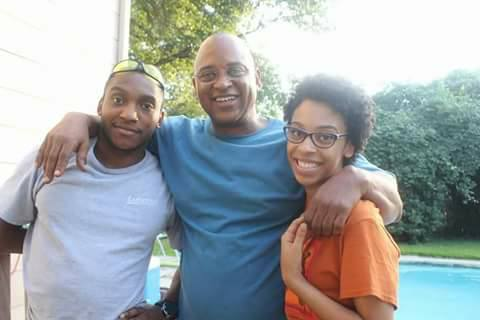
#> input picture me.jpg, 480 x 320 px
$ python pixelValues.py
#> lines starting #> are read from the running program, lines starting #| are printed output that depends on the picture; after the words box and inside, x2 and y2 are one past the last pixel; in counts of white or black regions, pixels touching at a corner belong together
import cv2
import numpy as np
img = cv2.imread('me.jpg')
#> img is the input picture: shape (320, 480, 3); mean B, G, R 166.3, 164.9, 159.1

img[100,100] = [255,255,255]
#> img: shape (320, 480, 3); under 0.01% of pixels changed, all inside (x1, y1, x2, y2) = (100, 100, 101, 101)

for x in range(100):
    for y in range(100):
        img[x,y] = [0,0,0]
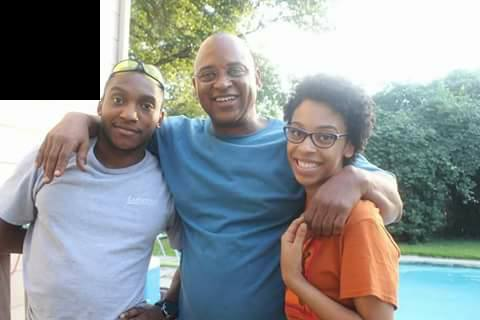
#> img: shape (320, 480, 3); mean B, G, R 150, 148.5, 142.7

cv2.imshow('image',img)
cv2.waitKey(0)
cv2.destroyAllWindows()

$ run again, with download.jpeg copied over me.jpg
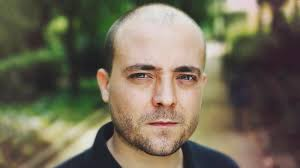
#> input picture download.jpeg, 300 x 168 px
#> img is the input picture: shape (168, 300, 3); mean B, G, R 87.2, 107.4, 114.8
#> after the loop `for x in range(100):`:
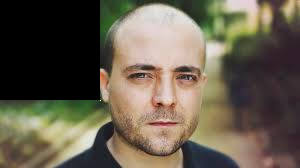
#> img: shape (168, 300, 3); mean B, G, R 77.6, 93.9, 102.9
